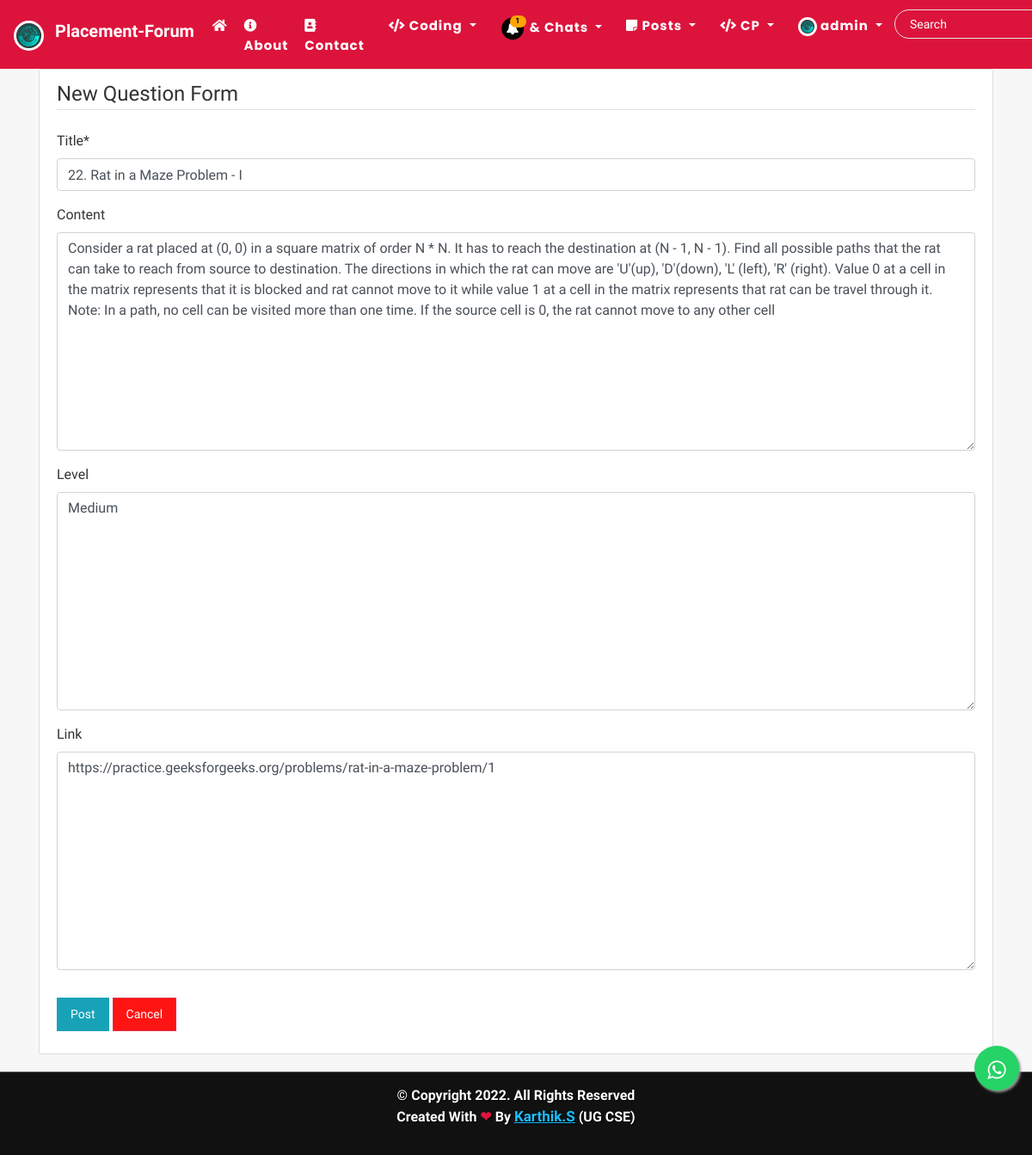
The page /post/311/update/ (signed in) on the database its author committed.
### users/models.py (models this page shows, shortened)
class Profile(models.Model):
    user = models.OneToOneField(User, on_delete=models.CASCADE)
    is_online = models.BooleanField(default=False)
    following = models.ManyToManyField(User, related_name="following", blank=True)
    friends = models.ManyToManyField(User, related_name='my_friends', blank=True)
    bio = models.CharField(default="",blank=True,null=True,max_length=350)
    date_of_birth = models.CharField(blank=True,max_length=150)
    updated = models.DateTimeField(auto_now=True)
    created = models.DateTimeField(auto_now_add=True)
    image = models.ImageField(default='default.jpg', upload_to='profile_pics',blank=True, null=True)

### blog/models.py (models this page shows, shortened)
class Post(models.Model):
    title = models.CharField(max_length=150,verbose_name="Title")
    category = models.CharField( max_length=255, default="coding")
    content = RichTextField(blank=True, null=True)
    level = RichTextField(blank=True, null=True)
    link = RichTextField(blank=True, null=True)
    date_posted = models.DateTimeField(default=timezone.now)
    date_updated = models.DateTimeField(auto_now=True)
    author = models.ForeignKey(User, on_delete=models.CASCADE)
    topics = models.CharField(max_length=255, default='sample')
    likes = models.ManyToManyField(User, related_name="blogpost", blank=True)
    saves = models.ManyToManyField(User, related_name="blogsave", blank=True)

### blog/views.py (the view, shortened to what this page needs)
# urls.py: path('post/<int:pk>/update/', PostUpdateView.as_view(), name='post-update'),
class PostUpdateView(LoginRequiredMixin, UserPassesTestMixin, UpdateView):
    model = Post
    fields =['title', 'content','level', 'link','inputfield','outputfield', 'explanation']
    def test_func(self):
        post = self.get_object()
        if self.request.user == post.author:
            return True
        return False

### blog/templates/blog/post_form.html (shortened to what this page needs)
{% extends "blog/base.html" %}
{% load crispy_forms_tags %}
{% block content %}
<div class="m-auto w-100 container">
<div class="content-section">
    <form action="" method="POST">
        <fieldset class="form-group">
            <legend class="border-bottom mb-4">New Question Form</legend>
            {{form|crispy}}
        </fieldset>
        <div class="form-group">
            <button class="btn btn-info" type="submit">Post</button>
            <a class="btn btn-danger" href="{% url 'blog-home' %}">Cancel</a>
        </div>
    </form>
</div>
</div>
{% endblock %}

### blog/templates/blog/navbar.html (shortened to what this page needs)
{% load static %}
<nav class="navbar navbar-expand-lg navbar-dark bg-steel fixed-top" style="background-color:crimson">
  <a class="navbar-brand" href="#">
    <img src="/static/blog/images/main-logo.PNG" alt="" width="35" height="35" style="border-radius:10rem;border:3px solid white" class="d-inline-block align-text-top">
    <span style="margin-left:0.5rem;color:white;font-weight:bolder;margin-top:1.2rem" style=""> Placement-Forum </span>
  </a>
  <div class="collapse navbar-collapse" id="navbarSupportedContent">
    <ul class="navbar-nav ml-auto">
      {% if user.is_authenticated %}
      <a class="nav-item nav-link" href="{% url 'blog-home' %}" style="color:white;font-weight:bolder;margin-top:0.2rem;margin-left:-0.2rem"><i class="fas fa-home"></i> </a>
      <a class="nav-item nav-link" href="{% url 'blog-about' %}" style="color:white;font-weight:bolder;margin-top:0.2rem;margin-left:-0.2rem"><i class="fas fa-info-circle"></i> About</a>
      <a class="nav-item nav-link" href="{% url 'blog-contact' %}" style="color:white;font-weight:bolder;margin-top:0.2rem;margin-left:-0.2rem"><i class="fas fa-address-book"></i> Contact</a>
      {% endif %}
      <div class="navbar-nav mr-auto">
        {% if user.is_authenticated %}
         <div class="dropdown" >
          <a class="dropdown-toggle nav-link" href="#" role="button" id="dropdownMenuLink1" style="color:white;font-weight:bolder;margin-top:0.2rem" data-toggle="dropdown" aria-haspopup="true" aria-expanded="false">
            <i class="fas fa-code"></i> Coding
          </a>
        </div>
        {% endif %}
        {% if user.is_authenticated %}
        <div class="dropdown" >
          <a class="dropdown-toggle nav-link" href="#" role="button" id="dropdownMenuLink1" style="color:white;font-weight:bolder;margin-top:0.1rem" data-toggle="dropdown" aria-haspopup="true" aria-expanded="false" style="color:white">
            <span class="fa-stack" data-count="1" style='color:black' >
              <i class="fa fa-circle fa-stack-2x"></i>
              <i class="fa fa-bell fa-stack-1x fa-inverse"></i>
            </span> & Chats
          </a>
        </div>
        <div class="dropdown">
          <a class="dropdown-toggle nav-link" href="#" role="button" id="dropdownMenuLink1" data-toggle="dropdown" aria-haspopup="true" aria-expanded="false" style="color:white;font-weight:bolder;margin-top:0.2rem">
            <i class="fas fa-sticky-note"></i> Posts
          </a>
        </div>
        <div class="dropdown">
          <a class="dropdown-toggle nav-link" href="#" role="button" id="dropdownMenuLink1" data-toggle="dropdown" aria-haspopup="true" aria-expanded="false" style="color:white;font-weight:bolder;margin-top:0.2rem">
            <i class="fas fa-code"></i> CP
          </a>
        </div>
        {% endif %}
        {% if user.is_authenticated %}
          <div class="dropdown">
            <a class="dropdown-toggle nav-link" href="#" role="button" id="dropdownMenuLink2" data-toggle="dropdown" aria-haspopup="true" aria-expanded="false" style="color:white;font-weight:bolder;margin-top:0.2rem">
              <img class="rounded-circle" style="height: 22px; width:22px;border:3px solid white" src="{{user.profile.image.url}}" alt="">&nbsp;{{user|truncatechars:"10"}}
            </a>
          </div>
        {% endif %}
      </div>
      {% if user.is_authenticated %}
      <div id="searchbar" style='margin-top:0.2rem'>
        <form method="GET" action="/search">
          <input required name="query" id="search" type="text" placeholder="Search" >
        </form>
      </div>
    </div>
    {% endif %}
</nav>

### blog/static/blog/main.css (style rules this page uses)
body { background: #f7f7f7; color: #333333; margin-top: 5rem; scroll-behavior: smooth; }
ul { margin: 0; }
.bg-steel { background: crimson; }
.site-header .navbar-nav .nav-link { color: #ffffff; font-family: 'Poppins'; font-weight: 100; margin: 0px 6px; font-size: 15px; letter-spacing: 1px; }
.content-section { background: #ffffff; padding: 10px 20px; border: 1px solid #dddddd; border-radius: 3px; margin-bottom: 20px; }
#searchbar form { width: auto; display: flex; flex-direction: row; border-radius: 50px; padding: 3px 15px; background-color: transparent; border: 1px solid #e4e4e4; margin-right: 10px; }
#searchbar form input::placeholder { color: #fff; font-size: 14px; }
#searchbar form input { border: none; outline: none; color: #fff; font-size: 15px; flex: 1; background-color: transparent; }
.btn { border-radius: 0px; padding: 8px 15px; font-size: 14px; }
.btn-danger { background-color: rgb(255, 20, 20); color: rgb(255, 255, 255); }

### blog/templates/blog/base.html (style rules this page uses)
* { font-family: 'IBM Plex Sans Hebrew', sans-serif; }

### blog/templates/blog/navbar.html (style rules this page uses)
.fa-stack[data-count]:after { position:absolute; right:0%; top:1%; content: attr(data-count); font-size:60%; padding:.7em; border-radius:999px; line-height:.2em; color: black; background:orange; text-align:center; min-width:2em; font-weight:bold; }

### rows shown on the page
Post: title "22. Rat in a Maze Problem - I", content "Consider a rat placed at (0, 0) in a square matrix of order N * N. It has to reach the destination at (N - 1, N - 1). Find all possible paths that the rat can take to reach from source to destination. The directions in which the rat can move are 'U'(up), 'D'(down), 'L' (left), 'R' (right). Value 0 at a cell in the matrix represents that it is blocked and rat cannot move to it while value 1 at a cell in the matrix represents that rat can be travel through it. Note: In a path, no cell can be visited more than one time. If the source cell is 0, the rat cannot move to any other cell", level "Medium", link "https://practice.geeksforgeeks.org/problems/rat-in-a-maze-problem/1"

### other values the page prints
{{ user|truncatechars:"10" }} "admin"
